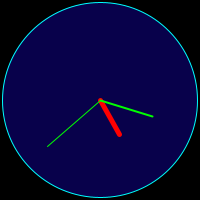
Frame 1 (no input)
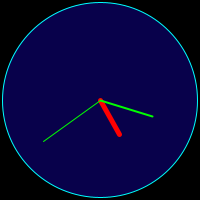
Frame 60 (the mouse pressed at the canvas centre just before this capture)
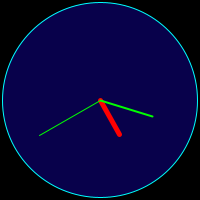
Frame 120 (the mouse held since frame 60 and released just before this capture)

The Processing sketch that drew these frames (run headless with seeded random() and noise(); from frame 60 on, the mouse is pressed at the canvas centre):

// Processing sketch: clock_starter
// ── clock_starter.pde
float x,y, x2,y2;

void setup(){
  size(200,200);
  textSize(18);
  textAlign(CENTER,CENTER);
  frameRate(60); 
}

void draw(){
  background(0);
  translate(100,100);

  // draw clock face
  stroke(0,255,255);
  fill(8,1,75);
  ellipse(0,0,195,195);
  
  // draw time numbers
  fill(0,255,255);    //Numbers color
  float angle = -PI/2;
  /* 
  Add a for loop here to draw 12 numbers. 
  The loop counter i should take the values 1..12 (inclusive)
  Each time, compute the (x,y) of the number using the equation:
      x = 85 * cos(angle)  and y = 85 * sin(angle)
  Once x,y is computed, put the value of i (the number) at (x,y)
  In each loop iteration, increment angle by PI/6 (30 degrees)
  */

  // draw time ticks
  fill(0,255,255);
  angle = 0;
  /* 
  Add a for loop here to draw 60 ticks. 
  The loop counter i should take the values 1..60 (inclusive)
  Each time, compute the (x,y) and (x2,y2) of each tick (line):
      x = 65 * cos(angle)  and y = 65 * sin(angle)
      x2 = 70 * cos(angle)  and y2 = 70 * sin(angle)
  Then, draw a line between (x,y) and (x2,y2)
  In each iteration, increment angle by PI/30 (6 degrees)
  */
 
  // draw hours hand
  stroke(255,0,0);  strokeWeight(5);
  float angleleHours = hour() * PI/6 - PI/2;  // hours * 30 degrees
  x = 40 * cos(angleleHours);
  y = 40 * sin(angleleHours);
  line(0,0,x,y);  

  // draw minutes hand
  stroke(0,255,0);  strokeWeight(2);
  float angleleMin = minute() * PI/30 - PI/2;  // minutes * 6 degrees
  x = 55 * cos(angleleMin);
  y = 55 * sin(angleleMin);
  line(0,0,x,y);

  // draw seconds hand  stroke(255,255,0);
  strokeWeight(1);
  float angleleSec = second() * PI/30 - PI/2;  // seconds * 6 degrees
  x = 70 * cos(angleleSec);
  y = 70 * sin(angleleSec);
  line(0,0,x,y);  
}
